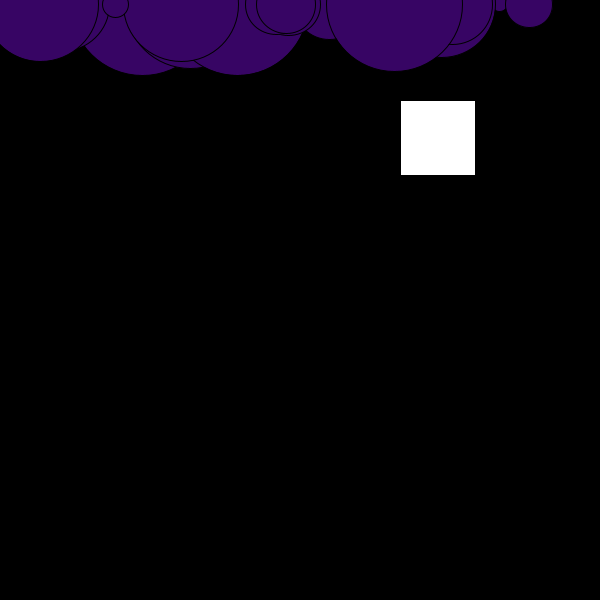
Frame 1 (no input)
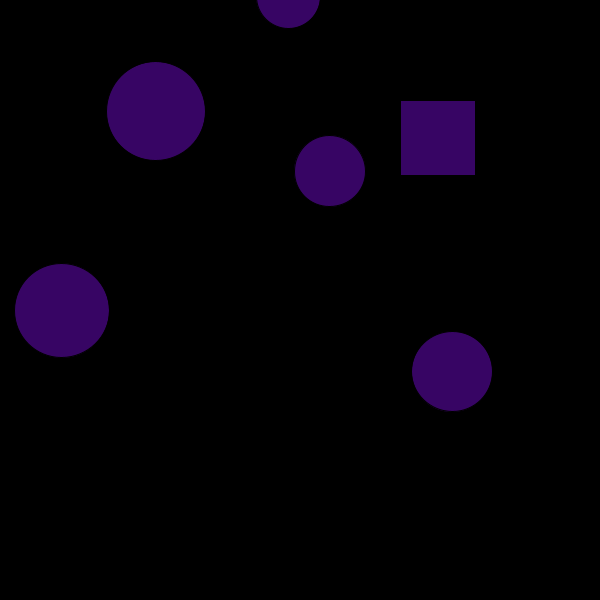
Frame 60 (the mouse pressed at the canvas centre just before this capture)
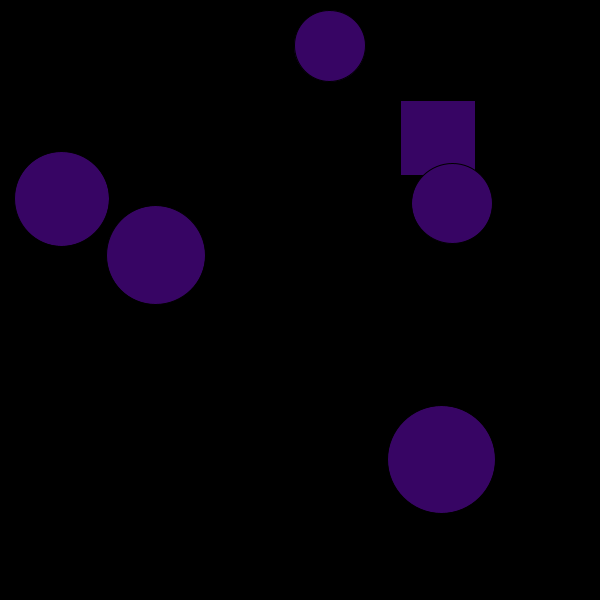
Frame 120 (the mouse held since frame 60 and released just before this capture)

The Processing sketch that drew these frames (run headless with seeded random() and noise(); from frame 60 on, the mouse is pressed at the canvas centre):

// Processing sketch: processing_59007
// ── processing_59007.pde

//-----------------------------------
 
Ball[] ball= new Ball[25];
Button button;
 
//------------------------------------
void setup() {
  size(600, 600);
  smooth();
  button= new Button(400, 100, 75, 75);
 
  for (int i = 0; i < ball.length; i = i + 1) {
    ball[i] = new Ball (4, 0.3);
  }
}
 
void draw() {
  background (0);
  button.display();
 
  for (int i = 0; i <  ball.length; i = i + 1) {
    ball[i].display();
 
 
    if (button.animate() == false) {
      ball[i].drop();
    }
  }
}
 
void mousePressed() {
  button.click();
}
 
//---------------------------------
 
class Ball {
  float x;
  float y;
  float speed;
  float gravity;
  float dia;
   
 
  boolean animate = true;
 
  Ball (float y, float gravity) {
    this.y = y;
    this. gravity = gravity;
    this.dia = random(10,300);
    this.x = random(width);
    this.speed = map(dia, 130, 17, 20, 65);
  }
   
  //drop function loop of the balls
  void drop () {
    this.y = this.y + this.speed;
    this.speed = this.speed + this.gravity;
 
    if ( y >= height) {
      this.speed *= -0.80;
      this.y = height-1;
    }
  }
    //display function of the balls
    void display () {
      fill(55,5,100);
      ellipse(this.x, this.y, this.dia/2, this.dia/2);
    }
  }
 
  //------------------------------------------------------
  //declare class button
  class Button {
 
    int btnX;
    int btnY;
    int btnW;
    int btnH;
    boolean animate;
    boolean clicked;
 
    Button (int btnX, int btnY, int btnW, int btnH) {
      this.btnX = btnX;
      this.btnY = btnY;
      this.btnW = btnW;
      this.btnH = btnH;
    }
     
    //display function of the buttone
    void display() {
      if (animate == true) {
        fill(55,200,100);
      }
      rect(btnX, btnY, btnW, btnH);
    }
     
    //boolean function for when the button is clicked
    void click() {
      if ( mouseX > btnX && mouseX < (btnX+btnW) && mouseY > btnY && mouseY < (btnY+btnH)) {
        animate = !animate;
      }
      else {
        animate = false;
      }
      if (animate == true) {
        clicked = true;
      }
      else {
        clicked = false;
      }
    }
 
    boolean animate() {
      if ( clicked == true) {
        return true;
      }
      else {
        return false;
      }
    }
  }
